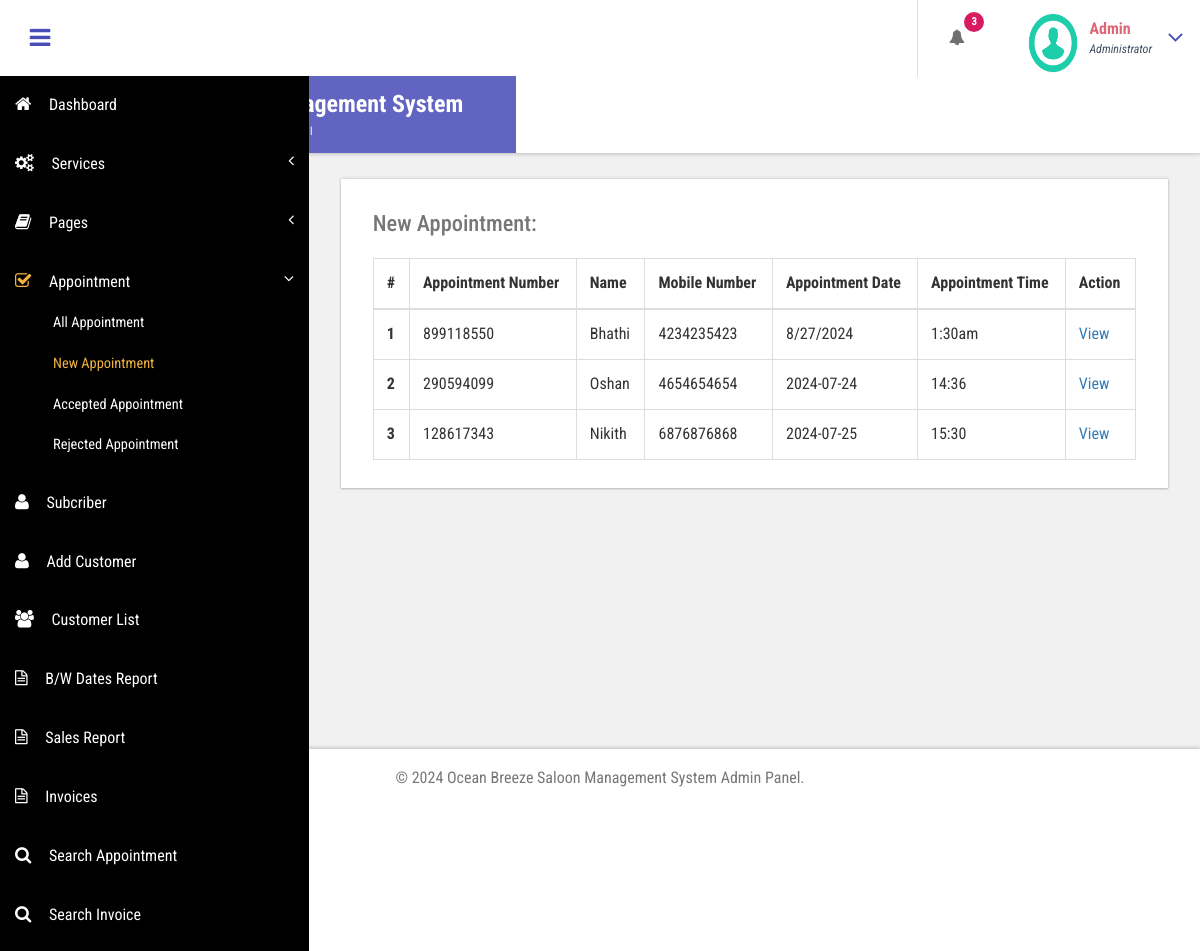
/admin/new-appointment.php (signed in), run on the app's committed database.
### tables this page shows
CREATE TABLE `tblappointment` (
  `ID` int(10) NOT NULL,
  `AptNumber` varchar(80) DEFAULT NULL,
  `Name` varchar(120) DEFAULT NULL,
  `Email` varchar(120) DEFAULT NULL,
  `PhoneNumber` bigint(11) DEFAULT NULL,
  `AptDate` varchar(120) DEFAULT NULL,
  `AptTime` varchar(120) DEFAULT NULL,
  `Services` varchar(120) DEFAULT NULL,
  `ApplyDate` timestamp NULL DEFAULT current_timestamp(),
  `Remark` varchar(250) NOT NULL,
  `Status` varchar(50) NOT NULL,
  `RemarkDate` timestamp NOT NULL DEFAULT '0000-00-00 00:00:00' ON UPDATE current_timestamp()
);

### admin/new-appointment.php (the view, shortened to what this page needs)
<?php
include('includes/dbconnection.php');
if (strlen($_SESSION['bpmsaid']==0)) {
  header('location:logout.php');
  } else{
  ?>
<!DOCTYPE HTML>
<html>
<head>
<link href="css/bootstrap.css" rel='stylesheet' type='text/css' />
<link href="css/style.css" rel='stylesheet' type='text/css' />
<link href="css/font-awesome.css" rel="stylesheet">
<link href="css/animate.css" rel="stylesheet" type="text/css" media="all">
<link href="css/custom.css" rel="stylesheet">
</head>
<body class="cbp-spmenu-push">
	<div class="main-content">
		 <?php include_once('includes/sidebar.php');?>
		 <?php include_once('includes/header.php');?>
		<div id="page-wrapper">
			<div class="main-page">
				<div class="tables">
					<h3 class="title1">New Appointment</h3>
					<div class="table-responsive bs-example widget-shadow">
						<h4>New Appointment:</h4>
						<table class="table table-bordered"> <thead> <tr> <th>#</th> <th> Appointment Number</th> <th>Name</th><th>Mobile Number</th> <th>Appointment Date</th><th>Appointment Time</th><th>Action</th> </tr> </thead> <tbody>
<?php
$ret=mysqli_query($con,"select *from  tblappointment where Status=''");
$cnt=1;
while ($row=mysqli_fetch_array($ret)) {
?>
						 <tr> <th scope="row"><?php echo $cnt;?></th> <td><?php  echo $row['AptNumber'];?></td> <td><?php  echo $row['Name'];?></td><td><?php  echo $row['PhoneNumber'];?></td><td><?php  echo $row['AptDate'];?></td> <td><?php  echo $row['AptTime'];?></td> <td><a href="view-appointment.php?viewid=<?php echo $row['ID'];?>">View</a></td> </tr>   <?php
$cnt=$cnt+1;
}?></tbody> </table>
					</div>
				</div>
			</div>
		</div>
		 <?php include_once('includes/footer.php');?>
	</div>
</body>
</html>
<?php }  ?>

### admin/includes/header.php (shortened to what this page needs)
<div class="sticky-header header-section ">
      <div class="header-left">
        <button id="showLeftPush"><i class="fa fa-bars"></i></button>
        <div class="logo">
          <a href="index.html">
            <h1>Ocean Breeze Saloon Management System</h1>
            <span>AdminPanel</span>
          </a>
        </div>
      </div>
      <div class="header-right">
        <div class="profile_details_left">
          <ul class="nofitications-dropdown">
            <?php
$ret1=mysqli_query($con,"select ID,Name from  tblappointment where Status=''");
$num=mysqli_num_rows($ret1);
?>
            <li class="dropdown head-dpdn">
              <a href="#" class="dropdown-toggle" data-toggle="dropdown" aria-expanded="false"><i class="fa fa-bell"></i><span class="badge blue"><?php echo $num;?></span></a>
            </li>
          </ul>
          <div class="clearfix"> </div>
        </div>
        <div class="profile_details">
        <?php
$adid=$_SESSION['bpmsaid'];
$ret=mysqli_query($con,"select AdminName from tbladmin where ID='$adid'");
$row=mysqli_fetch_array($ret);
$name=$row['AdminName'];
?>
          <ul>
            <li class="dropdown profile_details_drop">
              <a href="#" class="dropdown-toggle" data-toggle="dropdown" aria-expanded="false">
                <div class="profile_img">
                  <span class="prfil-img"><img src="images/download (1).png" alt="" width="50" height="60"> </span>
                  <div class="user-name">
                    <p><?php echo $name; ?></p>
                    <span>Administrator</span>
                  </div>
                  <i class="fa fa-angle-down lnr"></i>
                  <div class="clearfix"></div>
                </div>
              </a>
            </li>
          </ul>
        </div>
      </div>
      <div class="clearfix"> </div>
    </div>

### admin/css/style.css (style rules this page uses)
h4, h5, h6, h1, h2, h3 { margin: 0; }
ul, ol { margin: 0; }
p { margin: 0; }
html, body { font-family: 'Roboto Condensed', sans-serif; font-size: 100%; overflow-x: hidden; background: #fff; }
body a { transition: 0.5s all ease; -webkit-transition: 0.5s all ease; -moz-transition: 0.5s all ease; -o-transition: 0.5s all ease; -ms-transition: 0.5s all ease; text-decoration:none; }
h1,h2,h3,h4,h5,h6 { margin:0; }
p { margin:0; }
ul,label { margin:0; padding:0; }
.main-content { position: relative; }
.sticky-header { position: fixed; top: 0; left:0px; width: 100%; z-index: 100; }
.header-section { background:#FFF; box-shadow: 1px 1px 4px rgba(0, 0, 0, 0.21); -webkit-box-shadow: 1px 1px 4px rgba(0, 0, 0, 0.21); -moz-box-shadow: 1px 1px 4px rgba(0, 0, 0, 0.21); -o-box-shadow: 1px 1px 4px rgba(0, 0, 0, 0.21); }
.header-section::after { clear: both; display: block; content: ''; }
.header-left { float: left; width: 45%; }
.header-right { float: right; }
button#showLeftPush { font-size: 1.5em; width: 80px; padding: 0.87em 0; text-align: center; cursor: pointer; float: left; color: #6F6F6F; -moz-transition: all 0.2s ease-out 0s; -webkit-transition: all 0.2s ease-out 0s; transition: all 0.2s ease-out 0s; border: none; background-color: #fff; outline:none; }
.cbp-spmenu-push { overflow-x: hidden; position: relative; }
.cbp-spmenu, .cbp-spmenu-push { -webkit-transition: all 0.3s ease; -moz-transition: all 0.3s ease; transition: all 0.3s ease; }
.cbp-spmenu-push div#page-wrapper { margin: 0 0 0 19.3em; transition:.5s all; -webkit-transition:.5s all; -moz-transition:.5s all; }
.fa { display: inline-block; font-family: FontAwesome; font-style: normal; font-weight: normal; line-height: 1; -webkit-font-smoothing: antialiased; -moz-osx-font-smoothing: grayscale; }
.logo { background: #6164C1; text-align: center; float: left; }
.logo a { padding: 0.9em 3.3em .7em; display: block; text-decoration: none; }
.logo a h1 { color: #fff; font-size: 1.5em; line-height: 1.2em; font-weight: 700; }
.logo a span { color: #F8F8F8; font-size: .7em; text-align: center; letter-spacing: 7px; }
.profile_details_left { float: left; }
li.dropdown.head-dpdn { display: inline-block; padding: 1.7em 0; border-left: 1px solid #E0E0E0; float: left; }
li.dropdown.head-dpdn a.dropdown-toggle { padding: 1.7em 2em; }
i.fa.fa-bell { color:#6F6F6F; }
.header-right span.badge { font-size: 11px; font-weight: bold; color: #FFF; background: #8BC34A; line-height: 15px; width: 20px; height: 20px; border-radius: 2em; -webkit-border-radius: 2em; -moz-border-radius: 2em; -o-border-radius: 2em; text-align: center; display: inline-block; position: absolute; top: 16%; padding: 2px 0 0; }
.header-right span.blue { background-color:#D81B60; }
.profile_details { float: right; }
.profile_details_drop a.dropdown-toggle { display:block; padding: 0.8em 3em 0 2em; }
.profile_img span.prfil-img { float:left; }
.user-name { float:left; margin-top:8px; margin-left:11px; height:35px; }
.profile_details ul li { list-style-type:none; position:relative; }
.profile_details li a i.fa.lnr { position: absolute; top: 34%; right: 8%; color: #4F52BA; font-size: 1.6em; }
.user-name p { font-size:1em; color:#DD6777; line-height:1em; font-weight:700; }
.user-name span { font-size: .75em; font-style: italic; color: #424f63; font-weight: normal; margin-top: .3em; }
.widget-shadow { background-color: #fff; box-shadow: 0 -1px 3px rgba(0,0,0,.12),0 1px 2px rgba(0,0,0,.24); -webkit-box-shadow: 0 -1px 3px rgba(0,0,0,.12),0 1px 2px rgba(0,0,0,.24); -moz-box-shadow: 0 -1px 3px rgba(0,0,0,.12),0 1px 2px rgba(0,0,0,.24); }
h3.title1 { font-size: 2em; color: #e94e02; margin-bottom: 0.8em; }
.table > thead > tr > th, .table > tbody > tr > th, .table > tfoot > tr > th, .table > thead > tr > td, .table > tbody > tr > td, .table > tfoot > tr > td { border-top: none; }
.tables h4 { font-size: 1.4em; margin-bottom: 1em; color: #777777; }
.tables .panel-body ,.tables .bs-example { padding: 2em 2em 0.5em; }
.tables .table > thead > tr > th, .tables .table > tbody > tr > th, .tables .table > tfoot > tr > th, .tables .table > thead > tr > td, .tables .table > tbody > tr > td, .tables .table > tfoot > tr > td { padding: 13px; border-top: 1px solid #E0E0E0; }
.bs-example { margin-top: 2em; }

### admin/css/custom.css (style rules this page uses)
#page-wrapper { padding:7em 2em 2.5em; background-color: #F1F1F1; }

### data on the page
tblappointment: AptNumber "899118550", Name "Bhathi", PhoneNumber "4234235423", AptDate "8/27/2024", AptTime "1:30am"
tblappointment: AptNumber "290594099", Name "Oshan", PhoneNumber "4654654654", AptDate "2024-07-24", AptTime "14:36"
tblappointment: AptNumber "128617343", Name "Nikith", PhoneNumber "6876876868", AptDate "2024-07-25", AptTime "15:30"

### other printed values
$num "3"
$name "Admin"
